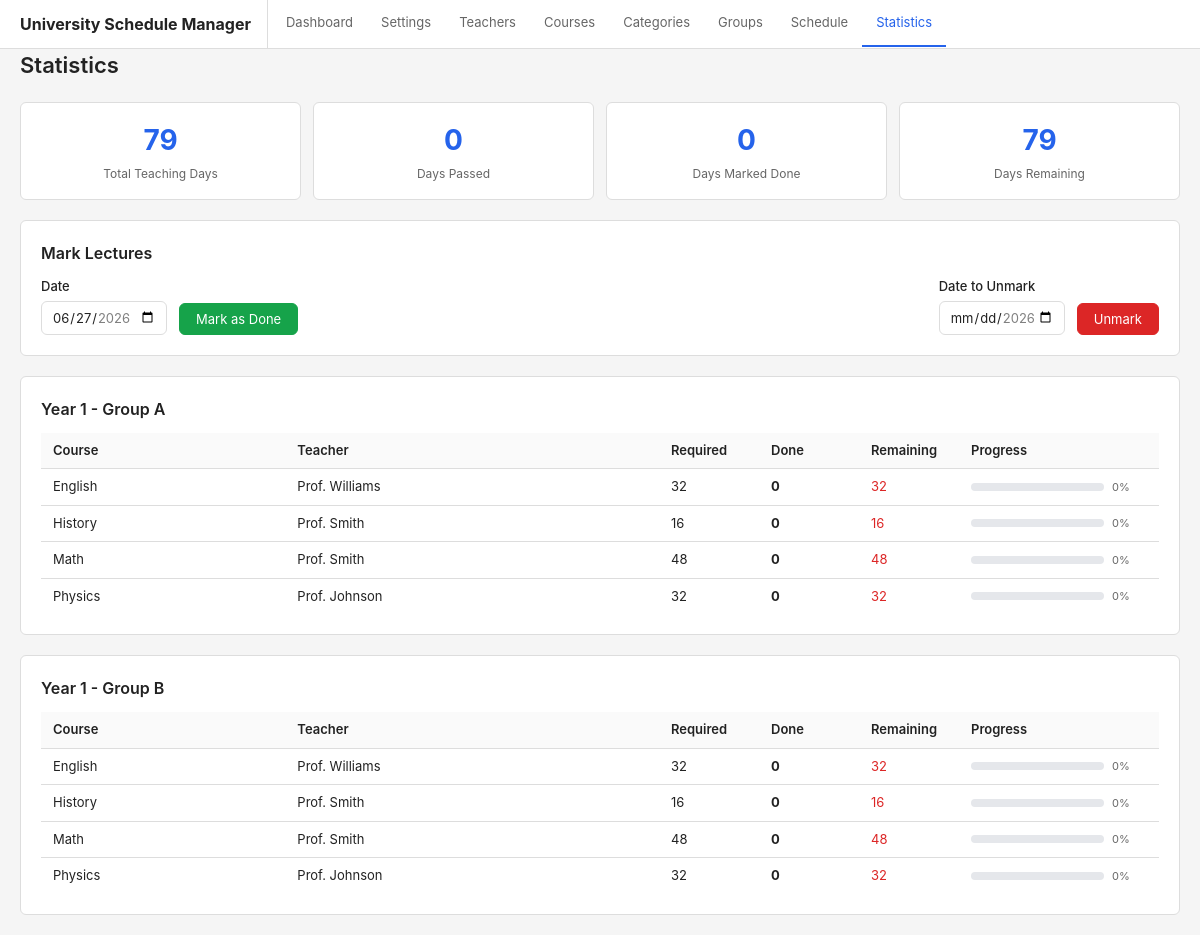
The page /?page=statistics on the database its author committed.
### tables this page shows
CREATE TABLE groups (
        id INTEGER PRIMARY KEY AUTOINCREMENT,
        name TEXT NOT NULL,
        category_id INTEGER NOT NULL,
        FOREIGN KEY (category_id) REFERENCES group_categories(id) ON DELETE CASCADE,
        UNIQUE(name, category_id)
    );

CREATE TABLE group_categories (
        id INTEGER PRIMARY KEY AUTOINCREMENT,
        name TEXT NOT NULL UNIQUE
    );

CREATE TABLE category_courses (
        id INTEGER PRIMARY KEY AUTOINCREMENT,
        category_id INTEGER NOT NULL,
        course_id INTEGER NOT NULL,
        teacher_id INTEGER NOT NULL,
        lecture_count INTEGER NOT NULL DEFAULT 1,
        FOREIGN KEY (category_id) REFERENCES group_categories(id) ON DELETE CASCADE,
        FOREIGN KEY (course_id) REFERENCES courses(id) ON DELETE CASCADE,
        FOREIGN KEY (teacher_id) REFERENCES teachers(id) ON DELETE CASCADE,
        UNIQUE(category_id, course_id)
    );

CREATE TABLE courses (
        id INTEGER PRIMARY KEY AUTOINCREMENT,
        name TEXT NOT NULL UNIQUE,
        sub_start_date TEXT,
        sub_end_date TEXT
    );

CREATE TABLE teachers (
        id INTEGER PRIMARY KEY AUTOINCREMENT,
        name TEXT NOT NULL UNIQUE
    );

### db.php (called while the page is built, shortened)
<?php
function getSettings(): ?array {
    $db = getDB();
    $result = $db->query("SELECT * FROM settings WHERE id = 1");
    $row = $result->fetchArray(SQLITE3_ASSOC);
    return $row ?: null;
}

### pages/statistics.php (the view, shortened to what this page needs)
<?php
$db = getDB();
$settings = getSettings();
$weekendDays = array_map('intval', array_filter(explode(',', $settings['weekends']), fn($v) => $v !== ''));
$holidays = json_decode($settings['holidays'], true) ?: [];
$groups = [];
$result = $db->query("SELECT g.*, gc.name as category_name FROM groups g JOIN group_categories gc ON g.category_id = gc.id ORDER BY gc.name, g.name");
while ($row = $result->fetchArray(SQLITE3_ASSOC)) {
    $groups[] = $row;
}
$today = date('Y-m-d');
$teachingDatesPassed = 0;
$totalTeachingDates = 0;
$current = new DateTime($settings['start_date']);
$endDt = new DateTime($settings['end_date']);
while ($current <= $endDt) {
    $dow = (int)$current->format('w');
    $dateStr = $current->format('Y-m-d');
    if (!in_array($dow, $weekendDays) && !in_array($dateStr, $holidays)) {
        $totalTeachingDates++;
    }
    $current->modify('+1 day');
}
$markedDates = [];
?>
<div class="page-header">
    <h1>Statistics</h1>
</div>
<div class="stats-grid">
    <div class="stat-card">
        <div class="stat-value"><?= $totalTeachingDates ?></div>
        <div class="stat-label">Total Teaching Days</div>
    </div>
    <div class="stat-card">
        <div class="stat-value"><?= $teachingDatesPassed ?></div>
        <div class="stat-label">Days Passed</div>
    </div>
    <div class="stat-card">
        <div class="stat-value"><?= count($markedDates) ?></div>
        <div class="stat-label">Days Marked Done</div>
    </div>
    <div class="stat-card">
        <div class="stat-value"><?= $totalTeachingDates - $teachingDatesPassed ?></div>
        <div class="stat-label">Days Remaining</div>
    </div>
</div>
<div class="card">
    <h2>Mark Lectures</h2>
    <div class="form-row">
        <form method="POST" class="form-row" style="flex: 1;">
            <div class="form-group">
                <label>Date</label>
                <input type="date" name="mark_date" value="<?= $today ?>" required
                    min="<?= htmlspecialchars($settings['start_date']) ?>"
                    max="<?= htmlspecialchars($settings['end_date']) ?>">
            </div>
            <button type="submit" class="btn btn-success">Mark as Done</button>
        </form>
        <form method="POST" class="form-row">
            <div class="form-group">
                <label>Date to Unmark</label>
                <input type="date" name="mark_date" required
                    min="<?= htmlspecialchars($settings['start_date']) ?>"
                    max="<?= htmlspecialchars($settings['end_date']) ?>">
            </div>
            <button type="submit" class="btn btn-danger">Unmark</button>
        </form>
    </div>
</div>
<?php foreach ($groups as $group): ?>
<?php
$catId = $group['category_id'];
$gid = $group['id'];
$stmt = $db->prepare("SELECT cc.*, c.name as course_name, c.sub_start_date, c.sub_end_date, t.name as teacher_name
    FROM category_courses cc
    JOIN courses c ON cc.course_id = c.id
    JOIN teachers t ON cc.teacher_id = t.id
    WHERE cc.category_id = :cat ORDER BY c.name");
$stmt->bindValue(':cat', $catId, SQLITE3_INTEGER);
$res = $stmt->execute();
$catCourses = [];
while ($row = $res->fetchArray(SQLITE3_ASSOC)) {
    $catCourses[] = $row;
}
?>
<div class="card">
    <h2><?= htmlspecialchars($group['category_name']) ?> - Group <?= htmlspecialchars($group['name']) ?></h2>
    <table>
        <thead>
            <tr>
                <th>Course</th>
                <th>Teacher</th>
                <th style="width: 100px;">Required</th>
                <th style="width: 100px;">Done</th>
                <th style="width: 100px;">Remaining</th>
                <th style="width: 200px;">Progress</th>
            </tr>
        </thead>
        <tbody>
        <?php foreach ($catCourses as $cc): ?>
            <?php
            $stmt2 = $db->prepare("SELECT COUNT(*) as cnt FROM lecture_log WHERE group_id = :g AND course_id = :c AND status = 'done'");
            $stmt2->bindValue(':g', $gid, SQLITE3_INTEGER);
            $stmt2->bindValue(':c', $cc['course_id'], SQLITE3_INTEGER);
            $done = $stmt2->execute()->fetchArray(SQLITE3_ASSOC)['cnt'];
            $required = $cc['lecture_count'];
            $remaining = max(0, $required - $done);
            $pct = $required > 0 ? round(($done / $required) * 100) : 0;
            ?>
            <tr>
                <td><?= htmlspecialchars($cc['course_name']) ?></td>
                <td><?= htmlspecialchars($cc['teacher_name']) ?></td>
                <td><?= $required ?></td>
                <td><strong><?= $done ?></strong></td>
                <td>
                    <?php if ($remaining > 0): ?>
                        <span style="color: var(--danger);"><?= $remaining ?></span>
                    <?php else: ?>
                        <span class="tag tag-green">Complete</span>
                    <?php endif; ?>
                </td>
                <td>
                    <div style="display: flex; align-items: center; gap: 8px;">
                        <div class="progress-bar" style="flex: 1;">
                        </div>
                        <span style="font-size: 11px; color: var(--text-light); width: 35px;"><?= $pct ?>%</span>
                    </div>
                </td>
            </tr>
        <?php endforeach; ?>
        </tbody>
    </table>
</div>
<?php endforeach; ?>

### includes/header.php (shortened to what this page needs)
<?php
$currentPage = $_GET['page'] ?? 'dashboard';
?>
<!DOCTYPE html>
<html lang="en">
<head>
    <link rel="stylesheet" href="assets/style.css">
</head>
<body>
<nav>
    <div class="nav-inner">
        <span class="brand"><?= APP_NAME ?></span>
        <a href="?page=dashboard" class="nav-link <?= $currentPage === 'dashboard' ? 'active' : '' ?>">Dashboard</a>
        <a href="?page=settings" class="nav-link <?= $currentPage === 'settings' ? 'active' : '' ?>">Settings</a>
        <a href="?page=teachers" class="nav-link <?= $currentPage === 'teachers' ? 'active' : '' ?>">Teachers</a>
        <a href="?page=courses" class="nav-link <?= $currentPage === 'courses' ? 'active' : '' ?>">Courses</a>
        <a href="?page=categories" class="nav-link <?= $currentPage === 'categories' ? 'active' : '' ?>">Categories</a>
        <a href="?page=groups" class="nav-link <?= $currentPage === 'groups' ? 'active' : '' ?>">Groups</a>
        <a href="?page=schedule" class="nav-link <?= $currentPage === 'schedule' ? 'active' : '' ?>">Schedule</a>
        <a href="?page=statistics" class="nav-link <?= $currentPage === 'statistics' ? 'active' : '' ?>">Statistics</a>
    </div>
</nav>
<main class="container">

### index.php
<?php
require_once __DIR__ . '/db.php';
require_once __DIR__ . '/includes/header.php';
$page = $_GET['page'] ?? 'dashboard';
$allowed = ['dashboard', 'settings', 'teachers', 'courses', 'categories', 'groups', 'schedule', 'generate', 'statistics'];
if (in_array($page, $allowed) && file_exists(__DIR__ . "/pages/{$page}.php")) {
    require_once __DIR__ . "/pages/{$page}.php";
} else {
    echo '<div class="empty">Page not found.</div>';
}
require_once __DIR__ . '/includes/footer.php';

### includes/footer.php
</main>
</body>
</html>

### assets/style.css (style rules this page uses)
*, *::before, *::after { box-sizing: border-box; margin: 0; padding: 0; }
:root { --bg: #f5f5f5; --surface: #fff; --border: #ddd; --text: #222; --text-light: #666; --primary: #2563eb; --primary-hover: #1d4ed8; --danger: #dc2626; --danger-hover: #b91c1c; --success: #16a34a; --warning: #f59e0b; --radius: 6px; }
body { font-family: -apple-system, BlinkMacSystemFont, "Segoe UI", Roboto, sans-serif; background: var(--bg); color: var(--text); line-height: 1.5; font-size: 14px; }
a { color: var(--primary); text-decoration: none; }
.container { max-width: 1200px; margin: 0 auto; padding: 0 20px; }
nav { background: var(--surface); border-bottom: 1px solid var(--border); padding: 0 20px; position: sticky; top: 0; z-index: 100; }
nav .nav-inner { max-width: 1200px; margin: 0 auto; display: flex; align-items: center; gap: 0; }
nav .brand { font-weight: 700; font-size: 16px; color: var(--text); padding: 12px 16px 12px 0; border-right: 1px solid var(--border); margin-right: 4px; white-space: nowrap; }
nav a.nav-link { padding: 12px 14px; color: var(--text-light); font-size: 13px; border-bottom: 2px solid transparent; transition: color 0.15s, border-color 0.15s; }
nav a.nav-link.active { color: var(--primary); border-bottom-color: var(--primary); }
.page-header { display: flex; align-items: center; justify-content: space-between; margin-bottom: 20px; }
.page-header h1 { font-size: 22px; font-weight: 600; }
.card { background: var(--surface); border: 1px solid var(--border); border-radius: var(--radius); padding: 20px; margin-bottom: 20px; }
.card h2 { font-size: 16px; margin-bottom: 12px; font-weight: 600; }
table { width: 100%; border-collapse: collapse; }
th, td { text-align: left; padding: 8px 12px; border-bottom: 1px solid var(--border); font-size: 13px; }
th { font-weight: 600; background: #fafafa; }
tr:last-child td { border-bottom: none; }
.form-group { margin-bottom: 14px; }
.form-group label { display: block; font-size: 13px; font-weight: 500; margin-bottom: 4px; }
.form-row { display: flex; gap: 12px; align-items: flex-end; flex-wrap: wrap; }
.form-row .form-group { margin-bottom: 0; }
input[type="text"], input[type="number"], input[type="date"], select, textarea { width: 100%; padding: 7px 10px; border: 1px solid var(--border); border-radius: var(--radius); font-size: 13px; font-family: inherit; background: var(--surface); color: var(--text); }
.btn { display: inline-flex; align-items: center; gap: 6px; padding: 7px 16px; border: 1px solid var(--border); border-radius: var(--radius); font-size: 13px; font-family: inherit; cursor: pointer; background: var(--surface); color: var(--text); transition: background 0.15s; text-decoration: none; }
.btn-danger { background: var(--danger); color: #fff; border-color: var(--danger); }
.btn-success { background: var(--success); color: #fff; border-color: var(--success); }
.stat-card { background: var(--surface); border: 1px solid var(--border); border-radius: var(--radius); padding: 16px; text-align: center; }
.stat-card .stat-value { font-size: 28px; font-weight: 700; color: var(--primary); }
.stat-card .stat-label { font-size: 12px; color: var(--text-light); margin-top: 4px; }
.stats-grid { display: grid; grid-template-columns: repeat(auto-fit, minmax(150px, 1fr)); gap: 12px; margin-bottom: 20px; }
.progress-bar { height: 8px; background: #e5e7eb; border-radius: 4px; overflow: hidden; }
main { padding: 24px 0; }

### rows shown on the page
groups: category.name "Year 1", name "A"
category_courses: course.name "English", teacher.name "Prof. Williams", lecture_count "32", done "0", pct "0"
category_courses: course.name "History", teacher.name "Prof. Smith", lecture_count "16", done "0", pct "0"
category_courses: course.name "Math", teacher.name "Prof. Smith", lecture_count "48", done "0", pct "0"
category_courses: course.name "Physics", teacher.name "Prof. Johnson", lecture_count "32", done "0", pct "0"
groups: category.name "Year 1", name "B"

### other values the page prints
APP_NAME "University Schedule Manager"
$totalTeachingDates "79"
$teachingDatesPassed "0"
count($markedDates) "0"
$totalTeachingDates - $teachingDatesPassed "79"
